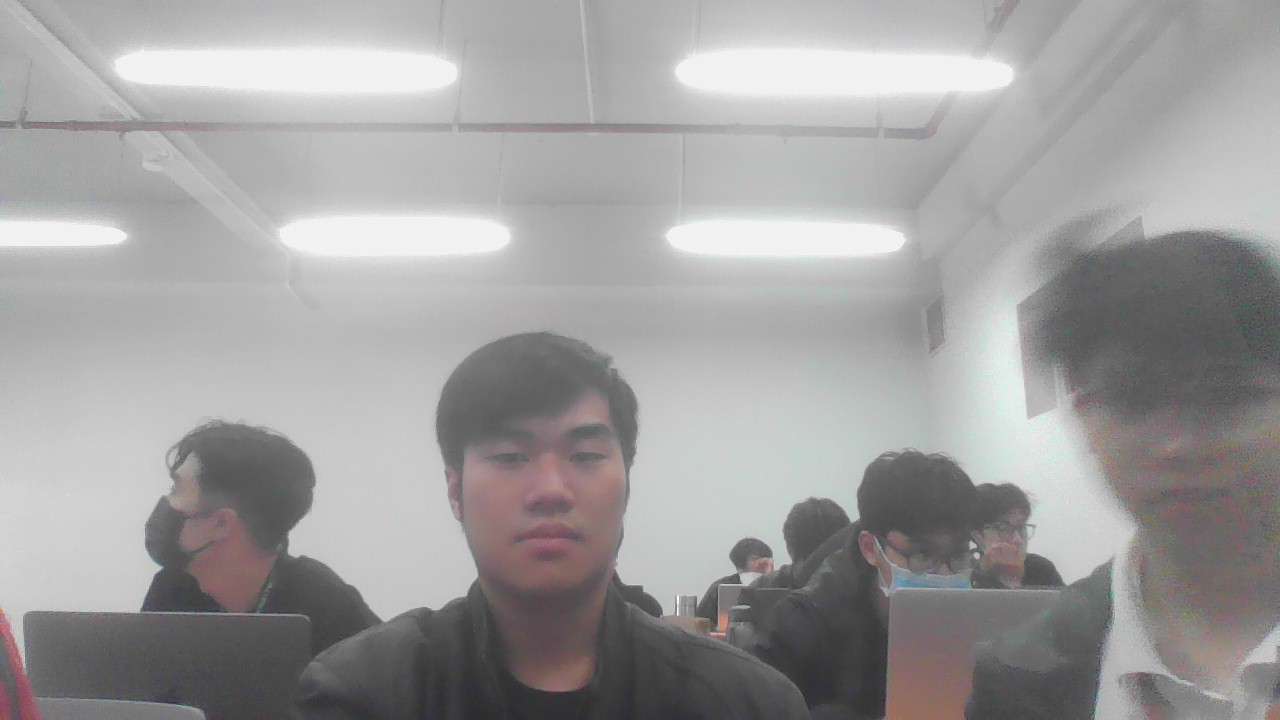
#> input picture facetest.jpg, 1280 x 720 px
$ python face_detect_cv3.py   (older library calls are emulated)
#> lines starting #> are read from the running program, lines starting #| are printed output that depends on the picture; after the words box and inside, x2 and y2 are one past the last pixel; in counts of white or black regions, pixels touching at a corner belong together
import cv2
import sys

# Get user supplied values
imagePath = "facetest.jpg"
cascPath = "./haarcascade_frontalface_default.xml"

# Create the haar cascade
faceCascade = cv2.CascadeClassifier(cascPath)

# Read the image
image = cv2.imread(imagePath)
#> image is the input picture: shape (720, 1280, 3); mean B, G, R 158.1, 158.1, 159.4
gray = cv2.cvtColor(image, cv2.COLOR_BGR2GRAY)

# Detect faces in the image
faces = faceCascade.detectMultiScale(
    gray,
    scaleFactor=1.1,
    minNeighbors=5,
    minSize=(30, 30)
    # flags = cv2.CV_HAAR_SCALE_IMAGE
)
#> faces = [[444, 371, 208, 208]]

print("Found {0} faces!".format(len(faces)))
#| Found 1 faces!

# Draw a rectangle around the faces
for (x, y, w, h) in faces:
    scale = 6
    x -= scale
    y -= scale
    w += scale
    h += scale
    cv2.imwrite("Thong.jpg", image[y:y + h, x:x + w])
    cv2.rectangle(image, (x, y), (x + w, y + h), (0, 255, 0), 2)
#> this loop made 1 pass
#> (x, y, w, h, scale) on pass 1: (438, 365, 214, 214, 6)
#> pass 1, `cv2.imwrite("Thong.jpg", image[y:y + h, x:x + w])`:
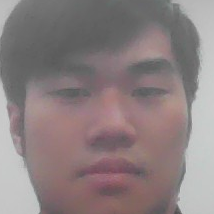
#> saved as Thong.jpg: shape (214, 214, 3); mean B, G, R 128, 127.2, 139.5
#> after the loop:
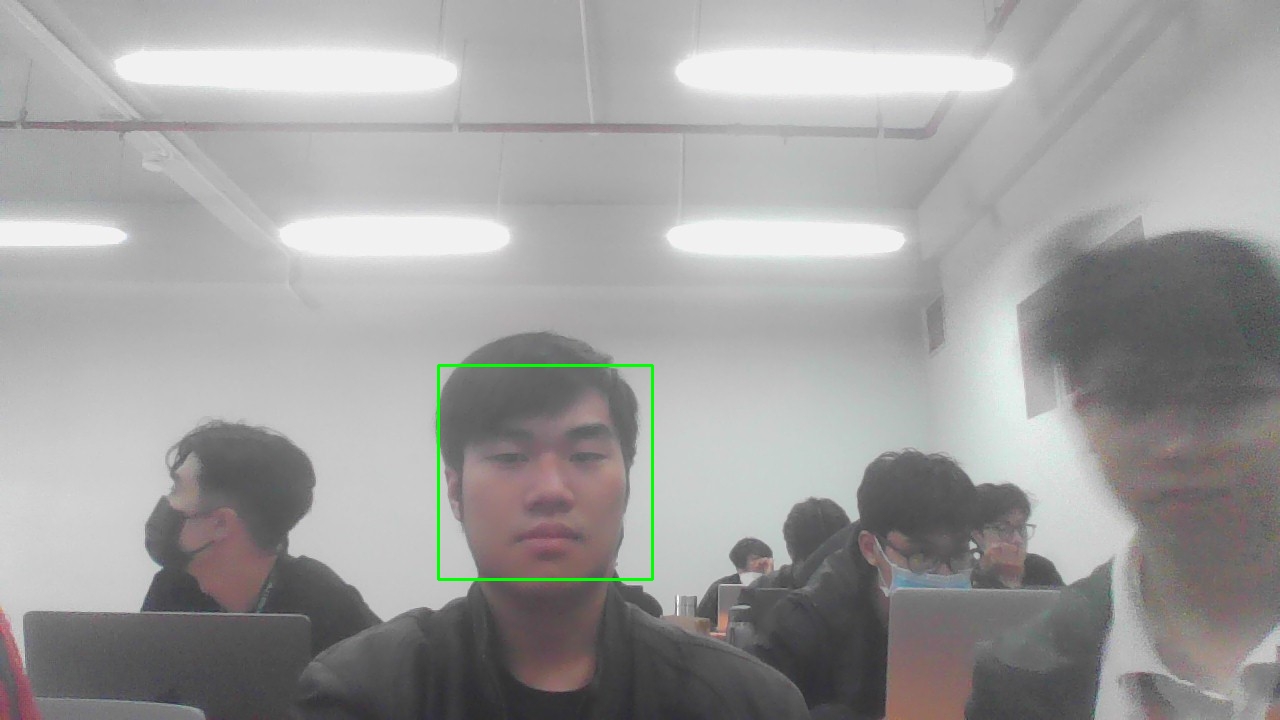
#> image: shape (720, 1280, 3); 0.28% of pixels changed, all inside (x1, y1, x2, y2) = (437, 364, 654, 581)
cv2.imshow("Faces found", image)
cv2.waitKey(0)
